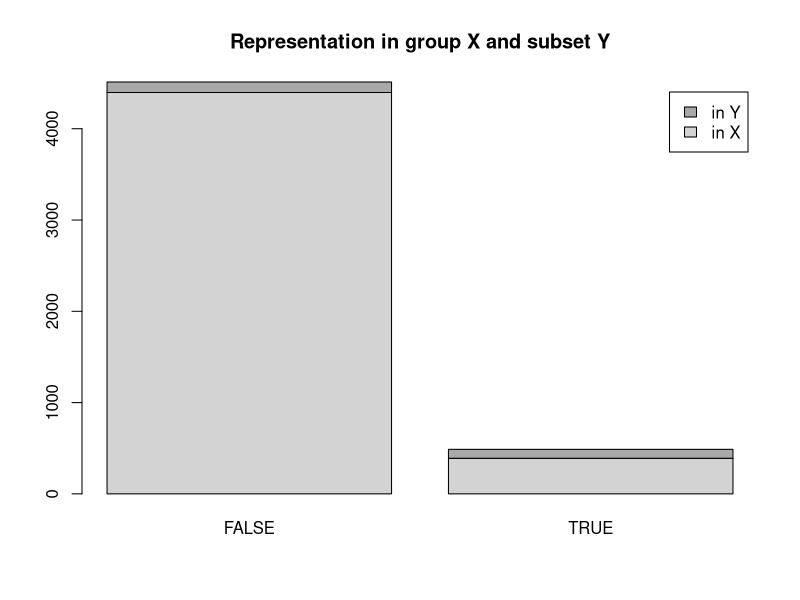

Source code (R):
## ---- chunk 1
knitr::opts_chunk$set(echo = TRUE)
## ---- chunk 2
base_rate <- 0.1
x_rate <- 5*base_rate
nx_rate <- 0.8*base_rate
trial <- 1:5000
OverRep <- data.frame(trial)
OverRep$memberX <- (runif(5000,0,1) <= 0.04)
for (i in trial){
  if (OverRep$memberX[i]){
    OverRep$memberY[i] <- runif(1,0,1) <= x_rate
  } else {
    OverRep$memberY[i] <- runif(1,0,1) <= nx_rate
  }
}

## ---- chunk 3
prop.table(table(OverRep$memberX))
## ---- chunk 4
prop.table(table(OverRep$memberY))
## ---- chunk 5
t <- table(OverRep$memberX, OverRep$memberY)
barplot(t, main="Representation in group X and subset Y",
  xlab="", col=c("light grey","dark grey"),
 	legend = c('in X', 'in Y'))
## ---- chunk 6
InSubsetY <- subset(OverRep, memberY==TRUE)
prop.table(table(InSubsetY$memberX))
